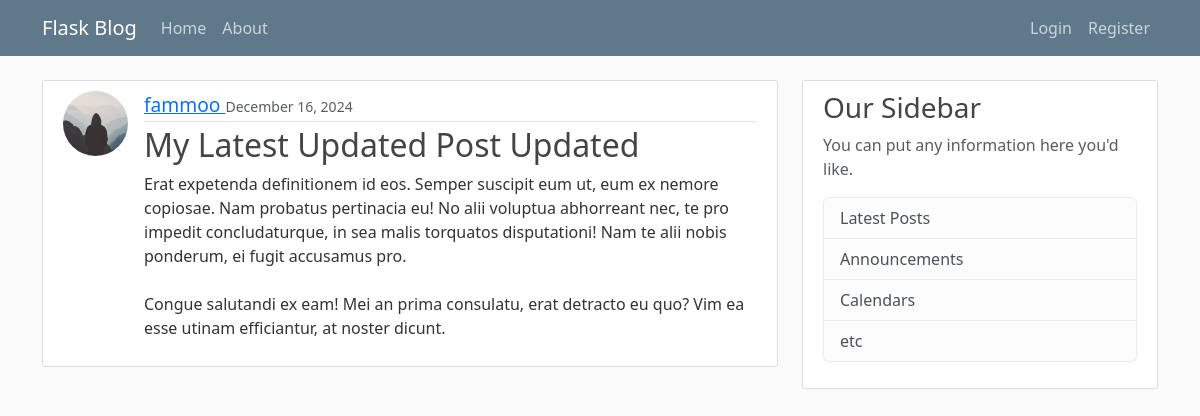
/post/28, run on the app's committed database.
### flaskblog/users/models.py (models this page shows, shortened)
class User(db.Model, UserMixin):
    __tablename__ = 'user'
    id = db.Column(db.Integer, primary_key=True)
    username = db.Column(db.String(20), unique=True, nullable=False)
    email = db.Column(db.String(120), unique=True, nullable=False)
    image_file = db.Column(db.String(20), nullable=False)
    password = db.Column(db.String(60), nullable=False)
    posts = db.relationship("Post", backref="author", lazy=True)

### flaskblog/posts/models.py (models this page shows, shortened)
class Post(db.Model):
    __tablename__ = 'post'
    id = db.Column(db.Integer, primary_key=True)
    title = db.Column(db.String(100), nullable=False)
    date_posted = db.Column(db.DateTime, nullable=False, default=datetime.utcnow)
    content = db.Column(db.Text, nullable=False)
    user_id = db.Column(db.Integer, db.ForeignKey("user.id"), nullable=False)

### flaskblog/posts/routes.py (the view)
@posts.route("/post/<int:post_id>")
def post(post_id: int):
    post = Post.query.get_or_404(post_id)
    return render_template("post.html", title=post.title, post=post)

### flaskblog/templates/post.html (shortened to what this page needs)
{% extends "layout.html" %} {% set active_page = "Post" %} {% block content %}
<article class="d-flex content-section">
	<img
		class="rounded-circle article-img"
		src="{{url_for('static', filename='profile_pics/' + post.author.image_file) }}"
		alt=""
	/>
	<div class="media-body">
		<div class="article-metadata">
			<a
				style="font-size: larger"
				class="mr-2"
				href="{{ url_for('users.user_posts', username=post.author.username) }}"
				>{{ post.author.username }}
			</a>
			<small class="text-muted">{{ post.date_posted.strftime('%B %d, %Y') }}</small>
			<br />
		</div>
		<h2 class="article-title">{{ post.title }}</h2>
		<p class="article-content">{{ post.content }}</p>
	</div>
</article>
{% endblock content %}

### flaskblog/static/main.css (style rules this page uses)
body { background: #fafafa; color: #333333; margin-top: 5rem; }
h1, h2, h3, h4, h5, h6 { color: #444444; }
.content-section { background: #ffffff; padding: 10px 20px; border: 1px solid #dddddd; border-radius: 3px; margin-bottom: 20px; }
.article-title { color: #444444; }
.article-content { white-space: pre-line; }
.article-img { height: 65px; width: 65px; margin-right: 16px; }
.article-metadata { padding-bottom: 1px; margin-bottom: 4px; border-bottom: 1px solid #e3e3e3 }

### data on the page
User: image_file (placeholder picture), author.username "fammoo"
Post: date_posted "December 16, 2024", title "My Latest Updated Post Updated", content "Erat expetenda definitionem id eos. Semper suscipit eum ut, eum ex nemore copiosae. Nam probatus pertinacia eu! No alii voluptua abhorreant nec, te pro impedit concludaturque, in sea malis torquatos disputationi! Nam te alii nobis ponderum, ei fugit accusamus pro. Congue salutandi ex eam! Mei an prima consulatu, erat detracto eu quo? Vim ea esse utinam efficiantur, at noster dicunt."

### other printed values
{{ page.title }} "Home" "About"
{{ page.title }} "Login" "Register"
